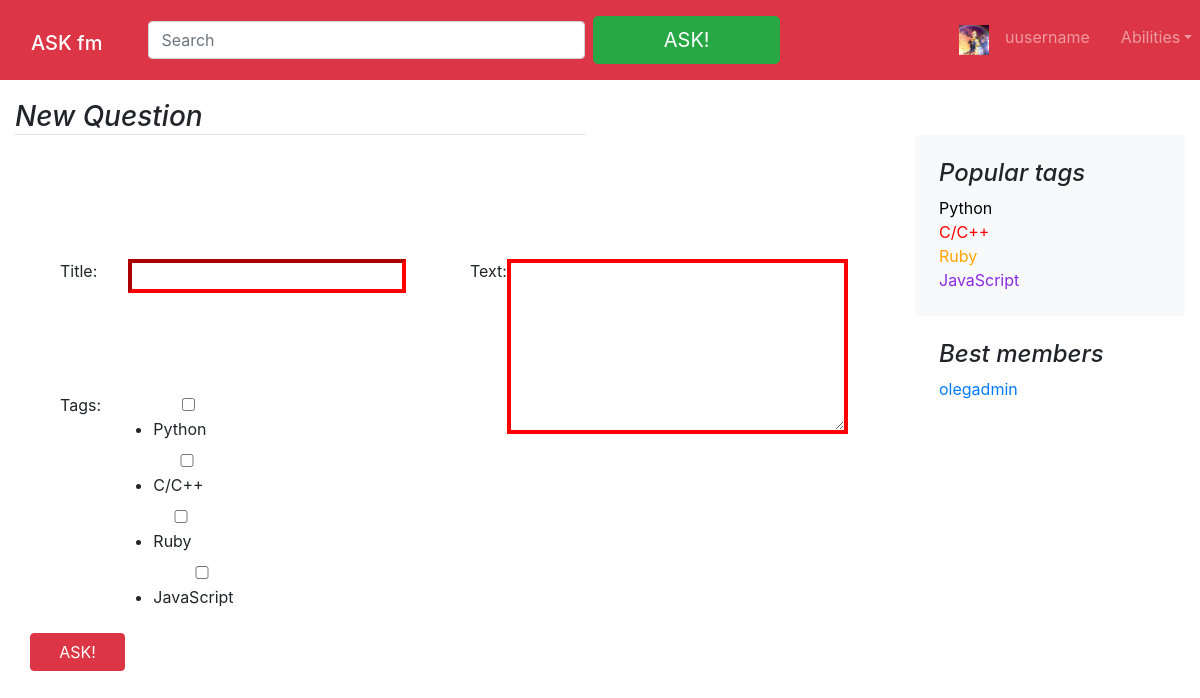
/ask, run on an earlier commit of the app's database.
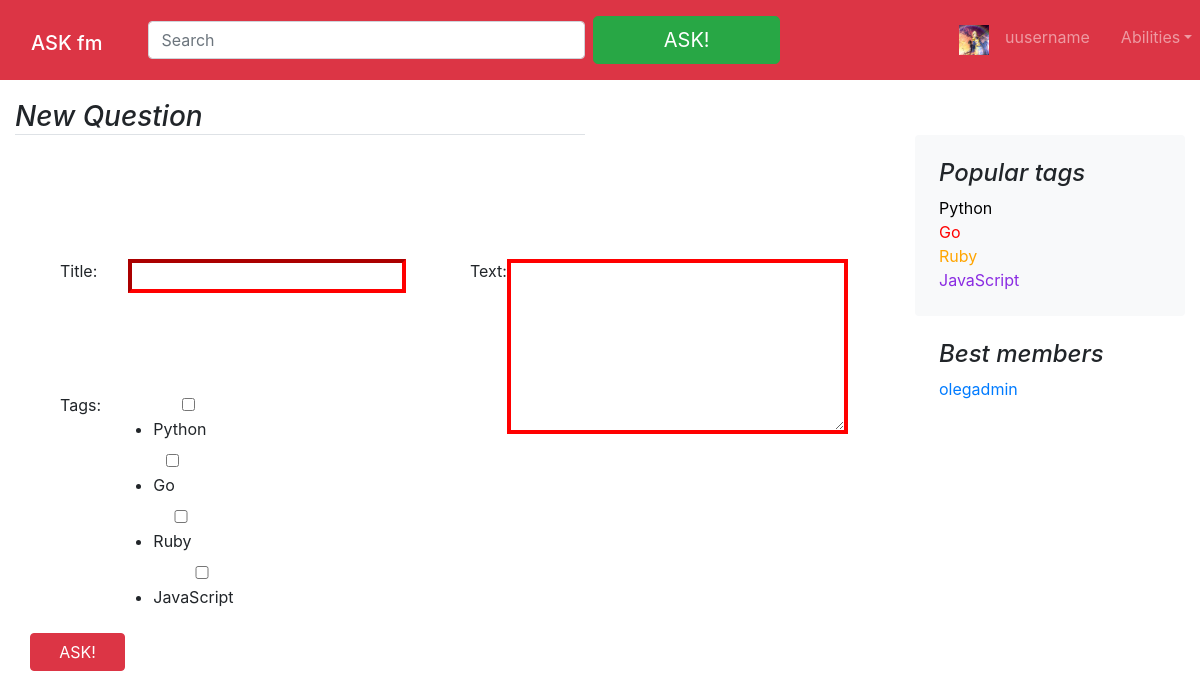
And on a later commit of the database.
### ask/models.py (models this page shows, shortened)
class Tag(models.Model):
    name = models.CharField(max_length=15)
    color = models.CharField(max_length=15)
    object1 = TagManager
    class Meta:
        verbose_name = 'Тег'
        verbose_name_plural = 'Теги'

### ask/views.py (the view, shortened to what this page needs)
# urls.py: url(r'^ask', views.ask, name='ask'),
def ask(request):
    t=Tag.objects.all()
    form = questionform()
    return render(
        request,
        'ask/question_create.html',
        {
            'form':form,
            'users':User.objects.all(),
            'tags':Tag.objects.all(),
        }
    )

### ask/forms.py (shortened to what this page needs)
class questionform(forms.Form):
    title = forms.CharField()
    text = forms.CharField(widget=forms.Textarea)
    tag = forms.MultipleChoiceField(choices=tags, widget=forms.CheckboxSelectMultiple,)

### ask/templates/ask/question_create.html (shortened to what this page needs)
{% extends './base.html' %}
{% block content %}
<main>
<div class="row">
    <div class="col-md-8 col-sm-8 blog-main">
      <h3 class="mb-4 font-italic border-bottom">
        New Question
      </h3>
    </div>
</div>
    <div class="container-fluid" style="margin-top: 0%">
        <form method="POST" class="post-form">{% csrf_token %}
            <div class="container-fluid" style="margin-top: 0%">
                <div class="row float-right col-5">
                    <div class="col-1" style="margin-top: 0%">
                        Text:
                    </div>
                    <div class="col-10"  style="border-width: 4px;border-color: red;width: 100%;height: 175px;margin-top: 0%">
                        {{ form.text }}
                    </div>
                </div>
            <div class="container-fluid" >
                <div class="row">
                    <div class="col-2">
                        Title:
                    </div>
                    <div class="col-9">
                        {{form.title}}
                    </div>
                </div>
            </div>
<div class="container-fluid" >
      <div class="row">
      <div class="col-2">
        Tags:
      </div>
          <div>
          {{form.tag}}
          </div>
      </div>
</div>
                <button type="submit" class="btn btn-danger col-2 col-sm-1" >ASK!</button>
            </div>
        </form>
    </div>
</main>
{%endblock%}

### ask/templates/ask/base.html (shortened to what this page needs)
{% load static %}
<!doctype html>
<html lang="en">
  <head>
    <link rel="stylesheet" href="{% static 'css/bootstrap.min.css' %}">
  </head>
  <body>
  <nav class="navbar navbar-expand-lg fixed-top navbar-dark bg-danger" style="margin-bottom: 1%">
    <h1><a class="navbar-brand col-3 col-sm-4 col-md-10" href="{% url 'ask:index' %}">ASK fm</a></h1>
    <form class="form-inline col-5 col-sm-5 col-md-5 col-lg-8 mr-sm-4 my-4 my-lg-2">
      <input class="form-control col-6 col-sm-5 col-md-7 mr-sm-2" type="text" placeholder="Search" aria-label="Search">
      <button class="btn btn-success btn-lg col-6 col-sm-5 col-md-3" href="{% url 'ask:ask' %}" type="submit">
        <a style="color: white" href="{% url 'ask:ask' %}">ASK!</a>
      </button>
    </form>
  <div class="col-3 col-sm-3 navbar-collapse offcanvas-collapse" id="navbarsExampleDefault">
    <ul class="navbar-nav mr-auto col-5">
      <li class="nav-item">
        <a class="nav-link" href="#"><img src="/static/img/fffzRA7cwYA.jpg" width="30" height="30"></a>
      </li>
      {% if user.is_authenticated %}
      <li class="nav-item">
        <a class="nav-link col-sm-4"  href="{% url 'ask:settings' %}">{{user.username}}</a>
      </li>
      {% else %}
      <li class="nav-item">
        <a class="nav-link col-sm-4"  href="#">uusername</a>
      </li>
  {% endif%}
      <li class="nav-item dropdown col-sm-4 ">
        <a class="nav-link dropdown-toggle" href="#" id="dropdown01" data-toggle="dropdown" aria-haspopup="true" aria-expanded="false">
          Abilities</a>
      </li>
    </ul>
  </div>
</nav>
  <div class="col-3 blog-sidebar float-right" style="margin-top: 85px;min-height: 500px">
      <div class="p-4 mb-8 bg-light rounded">
        <h4 class="font-italic">Popular tags</h4>
        {% for tag in tags %}
        <a href="{% url 'ask:tag' tag.name %}" ><p class="mb-0" style="color: {{tag.color}}"> {{tag.name}}</p></a>
        {% endfor %}
      </div>
    <div>
      <div class="p-4">
        <h4 class="font-italic">Best members</h4>
        <ol class="list-unstyled mb-0">
          {% for user in users%}
          <li><a href="{% url 'ask:settings' %}">{{user.username}}</a></li>
          {%endfor%}
        </ol>
      </div>
    </div>
    </div>
{% block content %}
{% endblock %}
  </body>
</html>

What changed in the data, as far as the page shows it:
changed Tag (number 2 of 4 on the later page): name "C/C++" → "Go"
Also different on the page:
text no longer shown: "Python C/C++ Ruby JavaScript"
text now shown: "Python Go Ruby JavaScript"
